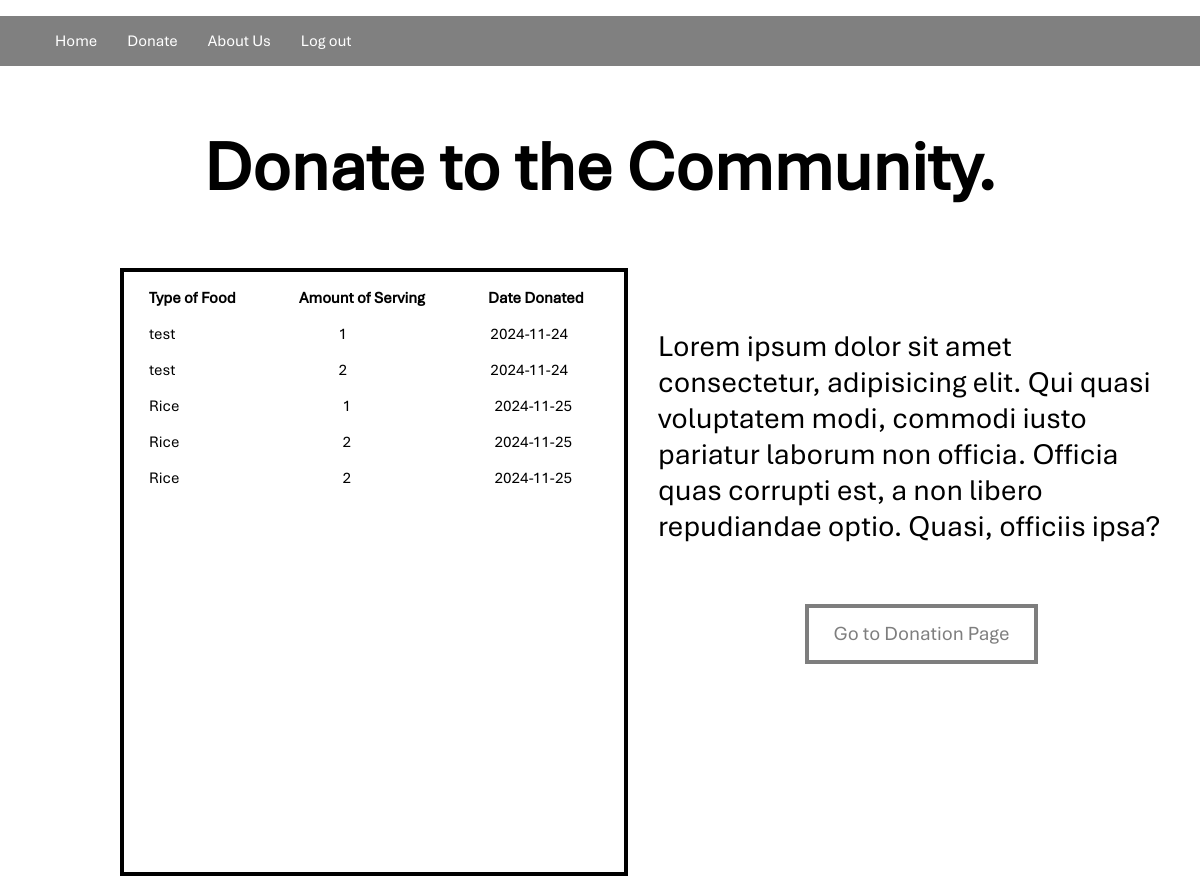
The page /FoodST.php on the database as committed earlier.
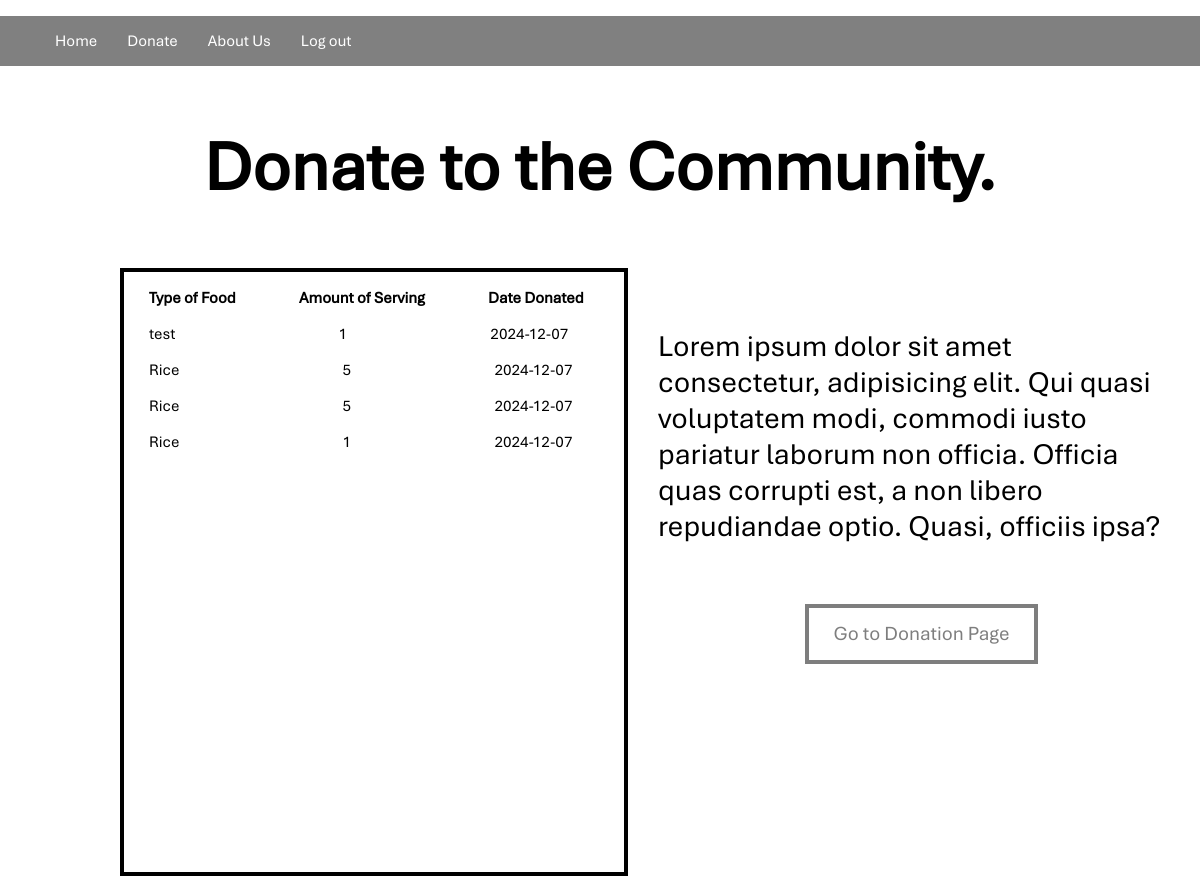
The same page on the database as committed later.
### tables this page shows
CREATE TABLE `food` (
  `food_id` int NOT NULL,
  `food_type` varchar(255) NOT NULL,
  `amount_of_serving` int DEFAULT NULL,
  `date_donated` date NOT NULL,
  `donator_id` int NOT NULL
);

### DATABASE FILE PHPMYADMIN/Process/db_connect.php (called while the page is built, shortened)
<?php
class Database {
    private $servername = "localhost";
    private $username = "root";
    private $password = "";
    private $dbname = "cii";
    public function __construct() {
        $this->conn = new mysqli($this->servername, $this->username, $this->password, $this->dbname);
    }
}
?>

### Showdonation.php (the view, shortened to what this page needs)
<?php
include_once 'Process/db_connect.php';
class Donation {
    private $conn;
    public function __construct() {
        $db = new Database();
        $this->conn = $db->conn;
    }
    public function displayFoodDonations() {
        $sql = "SELECT * FROM food";
        $result = $this->conn->query($sql);
        echo '<p>
        <span style="margin-left: 25px; margin-right: 60px; font-weight: bold;">Type of Food</span>
        <span style="margin-right: 60px; font-weight: bold;">Amount of Serving</span>
        <span style="font-weight: bold;">Date Donated </span>
        </p>';
        if ($result && $result->num_rows > 0) {
            while ($row = $result->fetch_assoc()) {
                echo '<p>
                    <span style="margin-left: 25px; margin-right: 160px;">' . htmlspecialchars($row['food_type']) . '</span>
                    <span style="margin-right: 140px;">' . htmlspecialchars($row['amount_of_serving']) . '</span>
                    <span>' . htmlspecialchars($row['date_donated']) . '</span>
                    </p>';
            }
        } else {
            echo '<p>No Food Donation found.</p>';
        }
    }
}
$donation = new Donation();
if ($_SERVER['REQUEST_METHOD'] == "GET") {
    if (basename($_SERVER['PHP_SELF']) == "FoodST.php") {
        $donation->displayFoodDonations();
    }
    elseif (basename($_SERVER['PHP_SELF']) == "ClothesST.php") {
        $donation->displayClothesDonations();
    }
    elseif (basename($_SERVER['PHP_SELF']) == "MoneyST.php") {
        $donation->displayMoneyDonations();
    }
}
?>

### FoodST.php (shortened to what this page needs)
<!DOCTYPE html>
<?php
include 'Process/db_connect.php';
?>
<head>
</head>
<body>
<nav class="nav">
        <div>
            <ul>
                <li><a href="Main.php">Home</a></li>
                <li><a href="Donation.php">Donate</a></li>
                <li><a href="Aboutus.php">About Us</a></li>
                <li><a href="logout.php">Log out</a></li>
            </ul>
        </div>
    </nav>
    <h2>Donate to the Community.</h2>
    <div class ="boxleft">
        <div class ="box">
            <?php include 'Showdonation.php'; ?>
        </div>
    </div>
    <div class ="desc">
        <p>Lorem ipsum dolor sit amet consectetur, adipisicing elit. Qui quasi voluptatem modi, commodi iusto pariatur laborum non officia. Officia quas corrupti est, a non libero repudiandae optio. Quasi, officiis ipsa?</p>
    </div>
    <div class="btn">
        <a href="FoodDT.php">Go to Donation Page</a>
    </div>
</body>
</html>

### CC2.css (style rules this page uses)
.nav ul { text-align: center; list-style-type: none; background-color: grey; overflow: hidden; }
.nav li { float: left; }
.nav a { font-family: Aptos ; padding: 15px; color: white; text-decoration: none; display: block; text-align: center; }
h2 { text-align: center; justify-content: center; font-family: Aptos; font-size: 70px; }
body { font-family: Aptos; font-style: normal; margin: 0px; }
.btn { text-align: center; justify-content: center; display: flex; font-family: Aptos; }
.btn a { float: center; display: flex; padding: 0.3em 1.25em; border: 4px solid #000000; font-family: Aptos; font-size: 20px; line-height: 40px; text-decoration: none; color: #000000; margin-left: 15px; cursor: pointer; background: #ffffff; transition: color,border-color ease 0.6s; opacity: 0.5; transition: 0.3s; }
.boxleft { float: left; border: 4px solid; margin-left: 10%; }
.box { display: block; width: 500px; height: 600px; float: left; }
.desc { font-size: 30px; padding: 30px; display: flex; font-family: Aptos; }

Rows that differ between the two databases and show on the page:
removed food: food_type "test", amount_of_serving "1", date_donated "2024-11-24"
removed food: food_type "test", amount_of_serving "2", date_donated "2024-11-24"
removed food: food_type "Rice", amount_of_serving "1", date_donated "2024-11-25"
removed food: food_type "Rice", amount_of_serving "2", date_donated "2024-11-25"
removed food: food_type "Rice", amount_of_serving "2", date_donated "2024-11-25"
added food: food_type "test", amount_of_serving "1", date_donated "2024-12-07"
added food: food_type "Rice", amount_of_serving "5", date_donated "2024-12-07"
added food: food_type "Rice", amount_of_serving "5", date_donated "2024-12-07"
added food: food_type "Rice", amount_of_serving "1", date_donated "2024-12-07"
